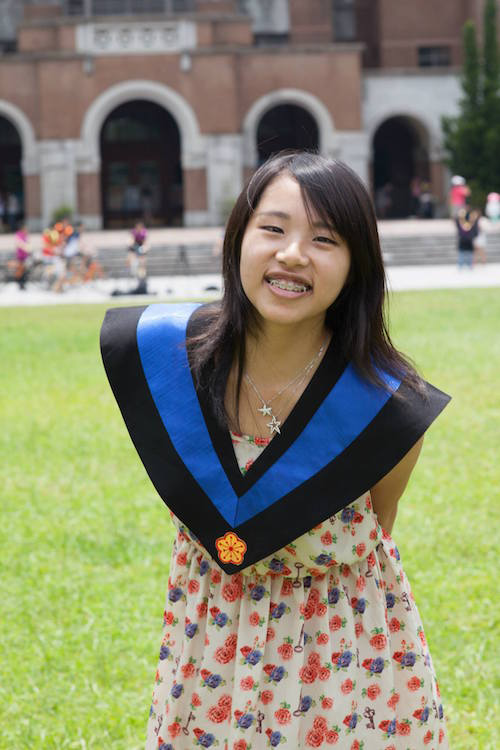
//> input picture src/color.ppm, 500 x 750 px
$ ./sparse ../color.ppm 3   (built with g++ and OpenCV 4)
//> lines starting //> are read from the running program, lines starting //| are printed output that depends on the picture
### src/edge.h
#include <iostream>
#include <math.h>

using namespace std;
typedef unsigned char uchar;

#define VERBOSE 0
#define BOOSTBLURFACTOR 90.0
#define NOEDGE 0
#define POSSIBLE_EDGE 128.0
#define EDGE 255.0

void canny(float *image, int rows, int cols, float sigma,
         float tlow, float thigh, float **edge, char *fname);
void gaussian_smooth(float *image, int rows, int cols, float sigma, short int **smoothedim);
void make_gaussian_kernel(float sigma, float **kernel, int *windowsize);
void derrivative_x_y(short int *smoothedim, int rows, int cols, short int **delta_x, short int **delta_y);
void radian_direction(short int *delta_x, short int *delta_y, int rows,
    int cols, float **dir_radians, int xdirtag, int ydirtag);
void follow_edges(float *edgemapptr, short *edgemagptr, short lowval, int cols);
void apply_hysteresis(short int *mag, float *nms, int rows, int cols,
	float tlow, float thigh, float *edge);
void non_max_supp(short *mag, short *gradx, short *grady, int nrows, int ncols, float *result) ;
void magnitude_x_y(short int *delta_x, short int *delta_y, int rows, int cols, short int **magnitude);
double angle_radians(double x, double y);

### src/guidedfilter.h
#ifndef GUIDED_FILTER_H
#define GUIDED_FILTER_H

typedef unsigned char uchar;

// [2*r+1 2*r+1] box filter
void boxfilter(const float* I, float* Out, int width, int height, int r);

// A 3x3 Matrix
class Matrix3f
{
public:
	float a11;
	float a12;
	float a13;
	float a21;
	float a22;
	float a23;
	float a31;
	float a32;
	float a33;
};

Matrix3f invMat3(Matrix3f& A);

// Guided filter
class guided_filter
{
public:
	guided_filter(const uchar* I_guided, const int width, const int height, const int radius, const float eps);
	~guided_filter();
	void run(const float* input, float* output);
	void run_mask(float* input, float* output, uchar* mask);
private:
	int _width;
	int _height;
	int numPixel;
	int r;
	// Image
	float* Ir;
	float* Ig;
	float* Ib;
	// Mean
	float* mean_Ir;
	float* mean_Ig;
	float* mean_Ib;
	// invSigma
	Matrix3f* invSigma;
	// Normalize term
	float* N;

};

// Full image range filter
class fullimage_rangefilter
{
public:
	fullimage_rangefilter(uchar* I_guided, const int width, const int height, const float sigma);
	~fullimage_rangefilter();
	void run(float* input, float* output);

private:
	int _width;
	int _height;
	float* Th;
	float* Tv;
	float* Al;
	float* Ar;
};

#endif

### src/defocus.h
#include <iostream>
#include <math.h>

#define PI 3.1415926
using namespace std;
typedef unsigned char uchar;

void defocusEstimation(float* I, float* edge, float*, float std, float lamda, float maxBlur, int width, int height);
void g1x(float* g, int* x, int* y, float std, int w);
void g1y(float* g, int* x, int* y, float std, int w);
void filter(float* gim, float* g , float* I, int width, int height, int w);
void sparseScale(float* I, int maxBlur, size_t size) ;

template <class T>
void imageInfo( T*, size_t );
void writeDiff( const float*, size_t, size_t,char *);
void write( const float*, size_t, size_t,char *);

### src/fileIO.h
#ifndef FILE_IO_H
#define FILE_IO_H

#include <iostream>
#include <fstream>
#include <iomanip>
#include <string>
using namespace std;

typedef unsigned char uchar;

uchar checkPixelRange(float x);
void saveFloat(float* data, const int width, const int height, string filename);
void sizePGM(int& width, int& height, string filename);
void readPGM(uchar* I, string filename);
void readPPM(uchar* I, string filename);
// Save as portable gray map
template <class T>
// [12 lines left out: function writePGM, not called in this run]

// Save as portable pixel map (color image)
template <class T>
// [12 lines left out: function writePPM, not called in this run]

#endif

### src/fileIO.cpp
#include "fileIO.h"

// [23 lines left out: functions checkPixelRange, saveFloat, not called in this run]

// Get size of pbm/pgm/ppm format
void sizePGM(int& width, int& height, string filename) {

	char ch;
	ifstream ifs(filename.c_str(), ios::binary);
	ch = ifs.get();		// eat "P"
	ch = ifs.get();		// eat "5"
	ifs >> width
		>> height;
	ifs.close();

}

void readPGM(uchar* I, string filename) {

	char ch;
	int width, height, tmp;
	ifstream ifs(filename.c_str(), ios::binary);
	if(!ifs) { cerr << "No such file..." << endl; return; }
	ch = ifs.get();		// eat "P"
	ch = ifs.get();		// eat "5"
	ifs >> width
		>> height
		>> tmp;		// tmp will be 255
	if(tmp != 255) {
		cerr << "Input range is wrong!\n";
		return;
	}
	ch = ifs.get();		// eat "\n"
	ifs.read(reinterpret_cast<char*>(I), height*width);
	ifs.close();

}

void readPPM(uchar* I, string filename) {

	char ch;
	int width, height, tmp;
	ifstream ifs(filename.c_str(), ios::binary);
	if(!ifs) { cerr << "No such file..." << endl; return; }
	ch = ifs.get();		// eat "P"
	ch = ifs.get();		// eat "6"
	ifs >> width
		>> height
		>> tmp;		// tmp will be 255
	if(tmp != 255) {
		cerr << "Input range is wrong!\n";
		return;
	}
	ch = ifs.get();		// eat "\n"
	ifs.read(reinterpret_cast<char*>(I), height*width*3);
	ifs.close();

}

### src/sparse/sparse.cpp

#include "opencv2/highgui/highgui.hpp"
#include "opencv2/imgproc/imgproc.hpp"


#include <iostream>
#include "../fileIO.h"
//#include "edge.h"
#include "../defocus.h"

using namespace std;
using namespace cv;

typedef unsigned char uchar;

void imageGray( float* image, float* gray, int size );

void imageUchar2Float( uchar* uImage, float* fImage, const int size );


int main(int argc, char** argv) {
	if(argc !=3) {
	    cout << "Usage: sparse_map <original image> <1:blur after sparse/ 2:no blur>" << endl;
	    return -1;
	}

	  uchar* I_ori_uchar = NULL;
	  uchar* I_edge_uchar = NULL;
    float* I_sparse = NULL;
    float* I_ori = NULL;
    float* I_gray = NULL;
    float* I_edge = NULL;
    int width, height, numPixel, n;

    sizePGM(width, height, argv[1]);
    numPixel = width*height;
    n = numPixel * 3;

    I_sparse = new float[numPixel];
    I_gray = new float[numPixel];
    I_edge = new float[numPixel];
    I_ori = new float[n];
    I_ori_uchar = new uchar[n];
    I_edge_uchar = new uchar[numPixel];

    readPPM(I_ori_uchar, argv[1]);
    imageUchar2Float( I_ori_uchar, I_ori, n );

    imageGray( I_ori, I_gray, numPixel );
		Mat I_cv = imread(argv[1]);
//> I_cv is the input picture: 750 rows x 500 cols, CV_8UC3; mean B, G, R 111.1, 135.7, 135.4
		Mat I_gray_cv,I_edge_cv;
		cvtColor(I_cv,I_gray_cv,CV_BGR2GRAY);
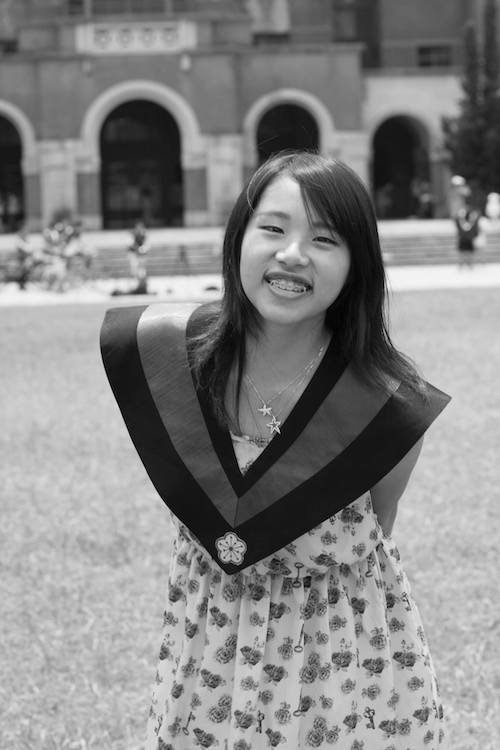
//> I_gray_cv: 750 rows x 500 cols, CV_8UC1; min 0, max 249, mean 132.8

    // canny(I_gray, height, width, 1, 0.5, 0.8, &I_edge, "test");
    Canny(I_gray_cv,I_edge_cv,0.5,0.8);
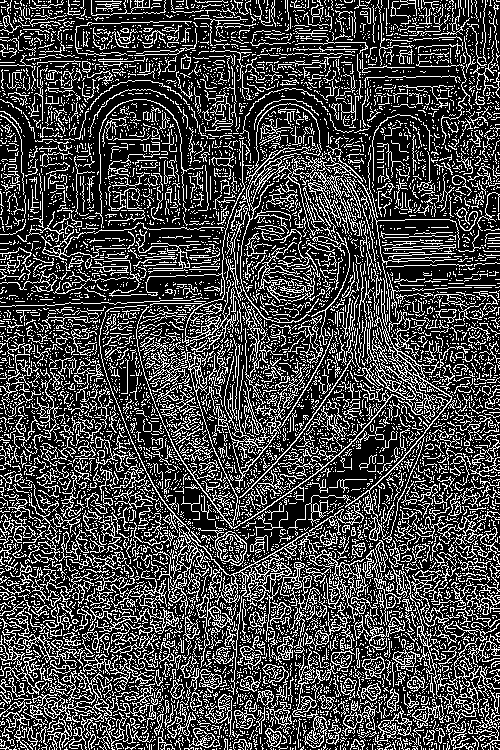
//> I_edge_cv: 750 rows x 500 cols, CV_8UC1; 27.1% white in thin lines or dots
		imwrite("edge_cv.pgm",I_edge_cv);

    readPGM(I_edge_uchar, argv[1]);
    imageUchar2Float( I_edge_uchar, I_edge, n );

    defocusEstimation(I_ori,I_gray, I_edge, I_sparse, 1.0, 0.001, 3, width, height,atoi(argv[2])) ;


}

void imageGray( float* image, float* gray, int size ){
    for( size_t i = 0; i < size; ++i ){
        gray[i] = 0.2126*image[3*i] + 0.7152*image[3*i+1] + 0.0722*image[3*i+2];
    }
}

void imageUchar2Float( uchar* uImage, float* fImage, const int size )
{
    for( size_t i = 0; i < size; ++i ){
//> (the run ends here: the program crashes, at `fImage[i] = uImage[i] / 255.0f;`)
